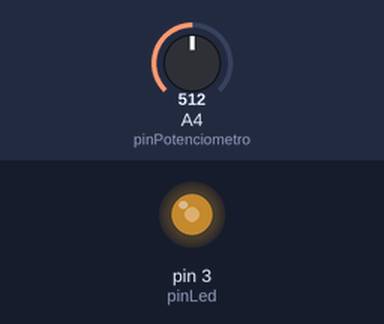
A sketch run on a simulated Arduino Uno, built with avr-gcc and run on an emulated ATmega328P. On the bench: output pins drawn as LEDs (lit = HIGH). Inputs (shaded band) come from the test bench; at power-on: A4 (pinPotenciometro) = 512. What the sketch prints to the serial monitor is not drawn.

Above: at 1.2 s.
1.3 s: A4 (pinPotenciometro) set to 122
At 1.9 s:
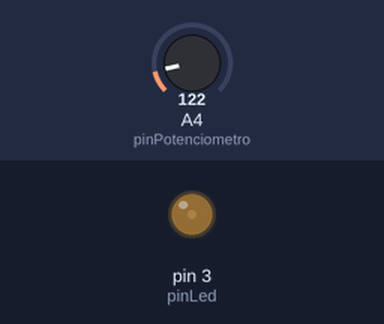
2.8 s: A4 (pinPotenciometro) set to 0
At 3.3 s:
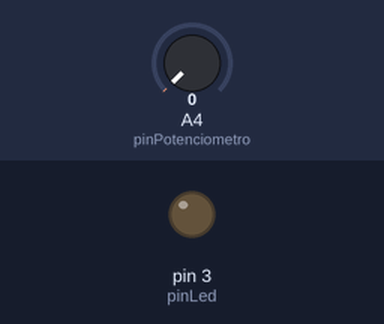
4.3 s: A4 (pinPotenciometro) set to 716
At 4.8 s:
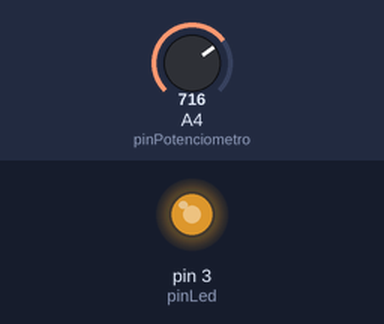
5.8 s: A4 (pinPotenciometro) set to 900
At 6.3 s:
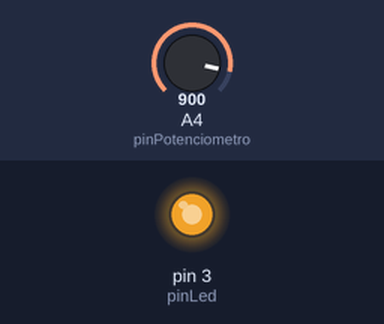
7.3 s: A4 (pinPotenciometro) set to 511
At 7.7 s:
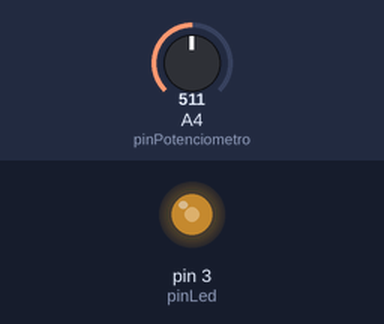
Timing chart, 0 to 9.8 s (numbered marks = the images above; inputs shaded):
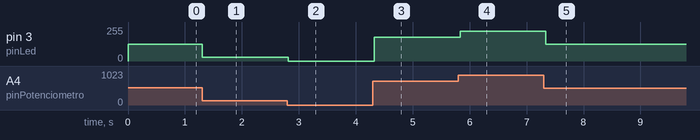

Measured:
- after the input at 1.3 s, pin 3 (pinLed): 127/255 → 30/255 at once
- after the input at 2.8 s, pin 3 (pinLed): 30/255 → 0/255 at once
- after the input at 4.3 s, pin 3 (pinLed): 0/255 → 178/255 at once
- after the input at 5.8 s, pin 3 (pinLed): 178/255 → 224/255 at once
- after the input at 7.3 s, pin 3 (pinLed): 224/255 → 127/255 at once

The sketch:

Ejercicio4.ino
```cpp
//Ejercicio 4

#define pinLed 3 //Primer pin analógico con
#define pinPotenciometro A4 //Pin analógico dle potenciometro

int voltaje = 0; //voltaje leido del pin analogico, 0-1023
int voltajeLed = 0; //Voltaje de salida al led

void setup() {
	Serial.begin(9600); //Inicializamos el monitor serie
  pinMode(pinLed, OUTPUT);
}

void loop() {
	voltaje = analogRead(pinPotenciometro); //Leemos el valor del potenciometro
  Serial.println("Voltaje leido: " + voltaje); //Imprimimos el voltaje leido del potenciometro en el monitor serie
  voltajeLed = map(voltaje, 0, 1023, 0, 255); //Voltaje del led mapeado 0-1023 -> 0-255
  Serial.print("Voltaje mapeado --> "); //Imprimimos el voltaje mapeado en el monitor serie
  Serial.println(voltaje);
	analogWrite(pinLed, voltajeLed); //Aplicamos el voltaje mapeado al led mediante la salida analógica
  delay(100); //Añadimos un pequeño delay para que el programa no se vuelva muy loco
}
```
